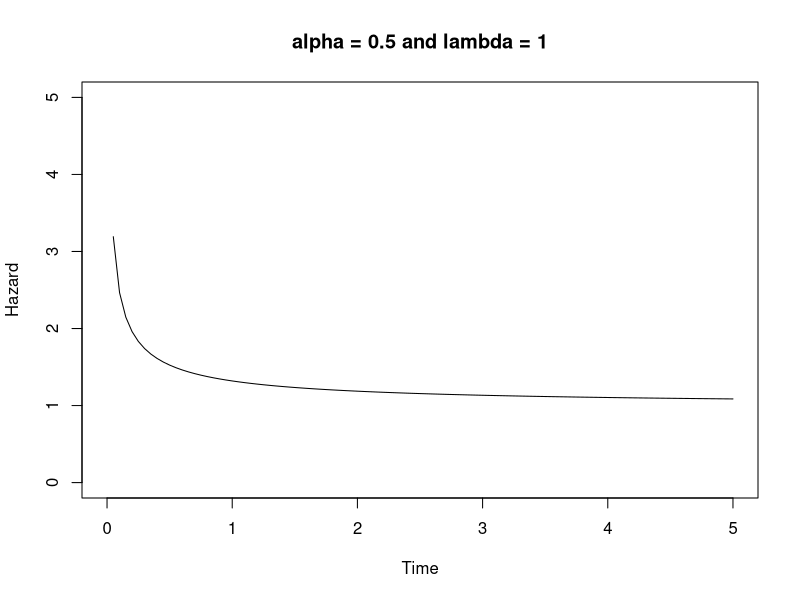
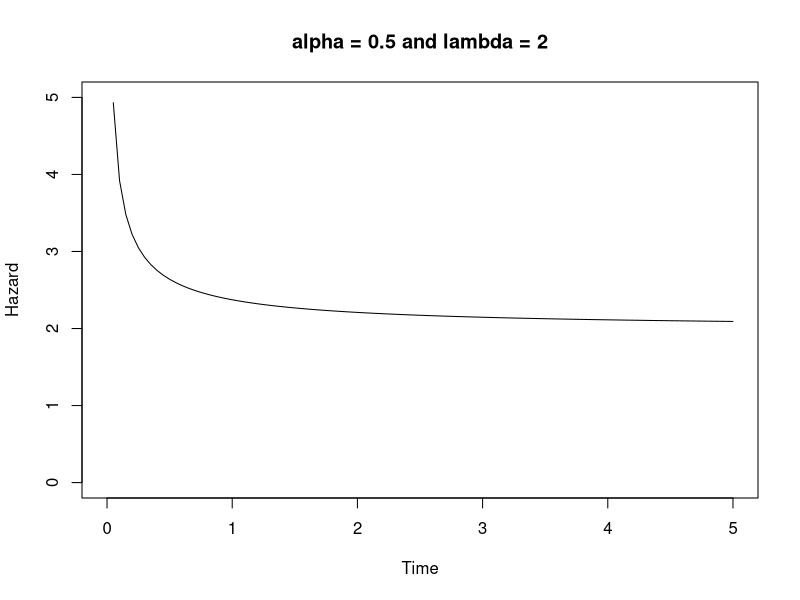
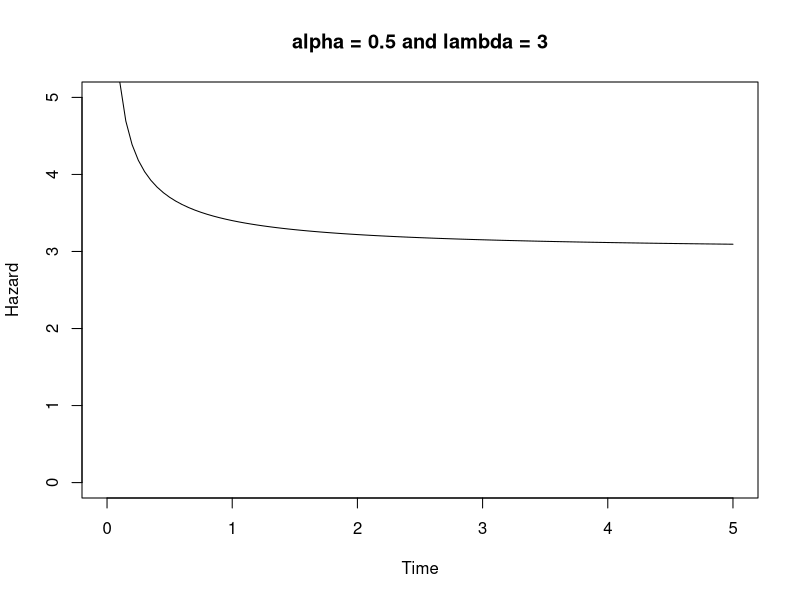
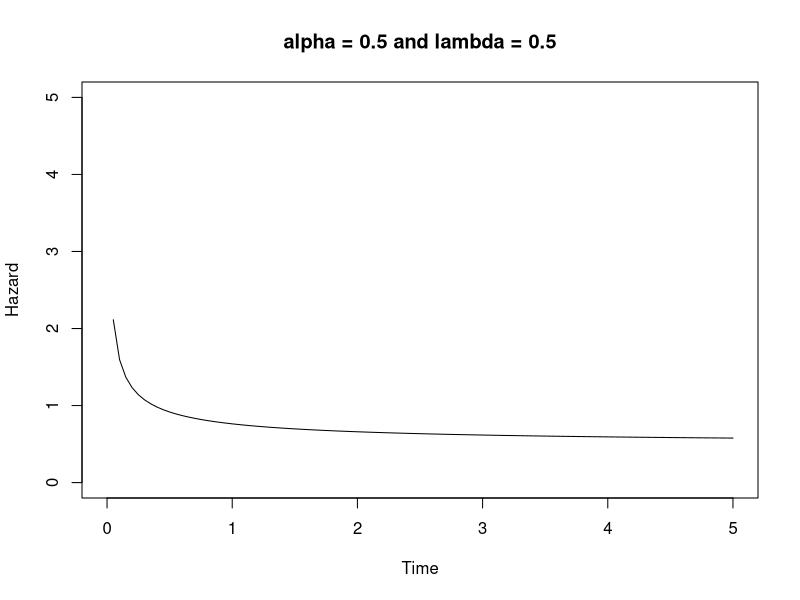
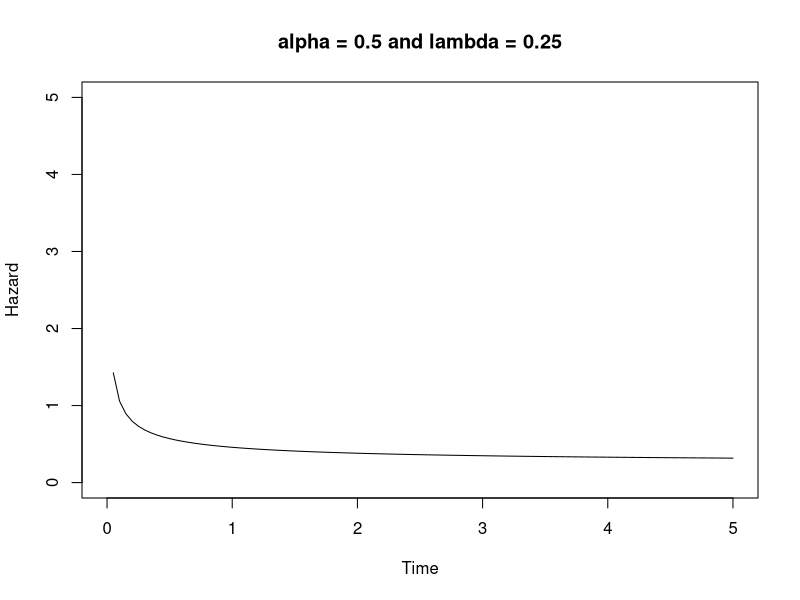
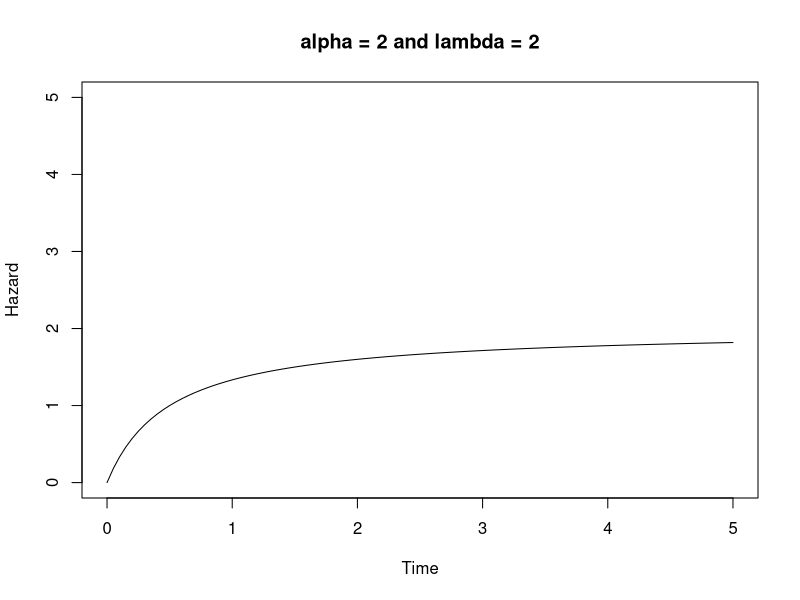
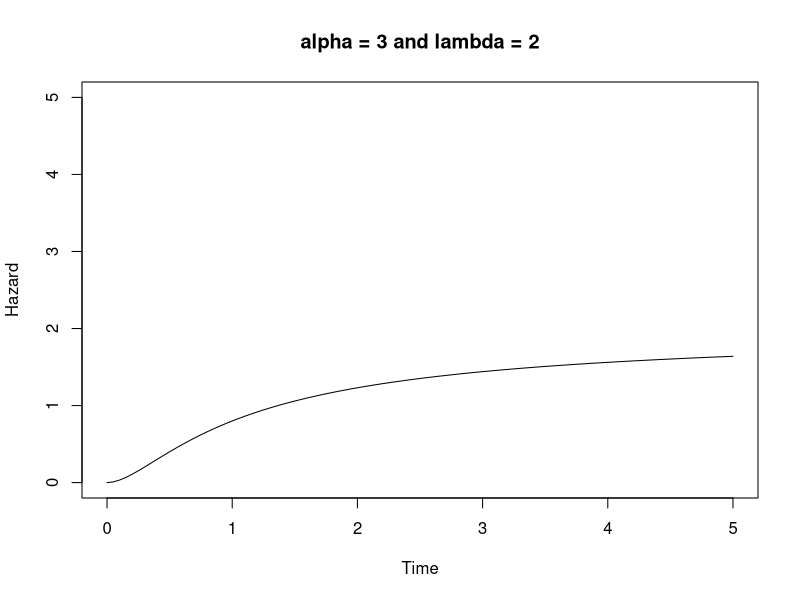
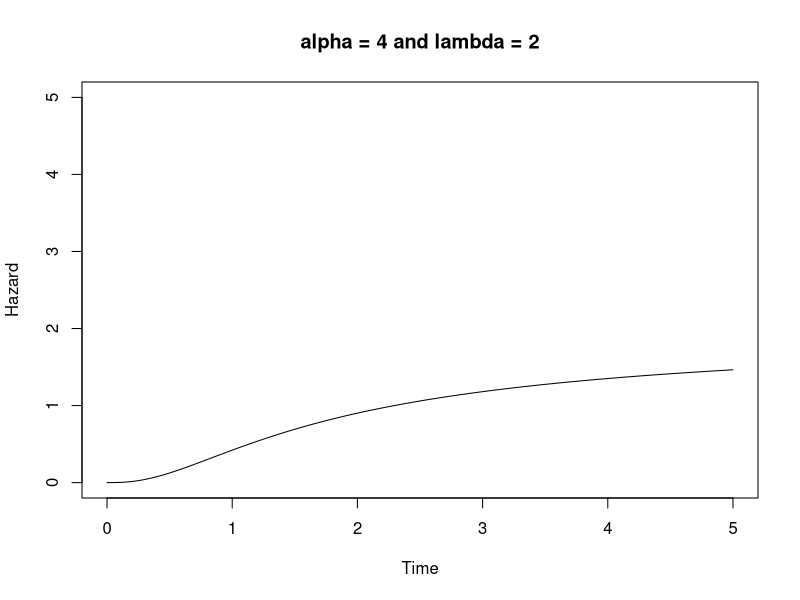

The R source for these figures, in order:
# Hazard function of Gamma(alpha,lambda) distribution: : h(t) = f(t)/S(t)

# You might think the following would work, but watch.
# Remember that a gamma distribution with alpha=1 is exponential.
# The hazard function of an exponential distribution is a constant lambda.

Time = 1:10

alpha=1; lambda=1
dgamma(Time,shape=alpha,rate=lambda) / (1-pgamma(Time,shape=alpha,rate=lambda))

alpha=1; lambda=2
dgamma(Time,shape=alpha,rate=lambda) / (1-pgamma(Time,shape=alpha,rate=lambda))

alpha=1; lambda=3
dgamma(Time,shape=alpha,rate=lambda) / (1-pgamma(Time,shape=alpha,rate=lambda))

alpha=1; lambda=4
dgamma(Time,shape=alpha,rate=lambda) / (1-pgamma(Time,shape=alpha,rate=lambda))

alpha=1; lambda=10
dgamma(Time,shape=alpha,rate=lambda) / (1-pgamma(Time,shape=alpha,rate=lambda))

# Use logs to get around division by a number close to zero
alpha=1; lambda=10
logh = dgamma(Time,shape=alpha,rate=lambda,log=TRUE) -
     pgamma(Time,shape=alpha,rate=lambda, lower.tail=FALSE,log.p=TRUE)
exp(logh)

# Now plot
alpha=1/2;lambda=1
Time = seq(from=0,to=5,length=101)
logh = dgamma(Time,shape=alpha,rate=lambda,log=TRUE) -
     pgamma(Time,shape=alpha,rate=lambda, lower.tail=FALSE,log.p=TRUE)
Hazard = exp(logh)
tstring = paste('alpha =',alpha,'and lambda =',lambda)
plot(Time,Hazard,type='l',main=tstring,ylim=c(0,5)) # That's a lower case ell
# Notice explicit limits on y to keep all plots on the same scale.


alpha=1/2;lambda=2
Time = seq(from=0,to=5,length=101)
logh = dgamma(Time,shape=alpha,rate=lambda,log=TRUE) -
     pgamma(Time,shape=alpha,rate=lambda, lower.tail=FALSE,log.p=TRUE)
Hazard = exp(logh)
tstring = paste('alpha =',alpha,'and lambda =',lambda)
plot(Time,Hazard,type='l',main=tstring,ylim=c(0,5)) # That's a lower case ell


alpha=1/2;lambda=3
Time = seq(from=0,to=5,length=101)
logh = dgamma(Time,shape=alpha,rate=lambda,log=TRUE) -
     pgamma(Time,shape=alpha,rate=lambda, lower.tail=FALSE,log.p=TRUE)
Hazard = exp(logh)
tstring = paste('alpha =',alpha,'and lambda =',lambda)
plot(Time,Hazard,type='l',main=tstring,ylim=c(0,5)) # That's a lower case ell


# Try lambda small
alpha=1/2;lambda=1/2
Time = seq(from=0,to=5,length=101)
logh = dgamma(Time,shape=alpha,rate=lambda,log=TRUE) -
     pgamma(Time,shape=alpha,rate=lambda, lower.tail=FALSE,log.p=TRUE)
Hazard = exp(logh)
tstring = paste('alpha =',alpha,'and lambda =',lambda)
plot(Time,Hazard,type='l',main=tstring,ylim=c(0,5)) # That's a lower case ell


alpha=1/2;lambda=1/4
Time = seq(from=0,to=5,length=101)
logh = dgamma(Time,shape=alpha,rate=lambda,log=TRUE) -
     pgamma(Time,shape=alpha,rate=lambda, lower.tail=FALSE,log.p=TRUE)
Hazard = exp(logh)
tstring = paste('alpha =',alpha,'and lambda =',lambda)
plot(Time,Hazard,type='l',main=tstring,ylim=c(0,5)) # That's a lower case ell


# Lambda appears to control the overall level of the function, with larger
# numbers higher. Investigate alpha, initially holding lambda fixed at 2.


# Investigate alpha, initially holding lambda fixed at 2

alpha=2;lambda=2
Time = seq(from=0,to=5,length=101)
logh = dgamma(Time,shape=alpha,rate=lambda,log=TRUE) -
     pgamma(Time,shape=alpha,rate=lambda, lower.tail=FALSE,log.p=TRUE)
Hazard = exp(logh)
tstring = paste('alpha =',alpha,'and lambda =',lambda)
plot(Time,Hazard,type='l',main=tstring,ylim=c(0,5)) # That's a lower case ell


alpha=3;lambda=2
Time = seq(from=0,to=5,length=101)
logh = dgamma(Time,shape=alpha,rate=lambda,log=TRUE) -
     pgamma(Time,shape=alpha,rate=lambda, lower.tail=FALSE,log.p=TRUE)
Hazard = exp(logh)
tstring = paste('alpha =',alpha,'and lambda =',lambda)
plot(Time,Hazard,type='l',main=tstring,ylim=c(0,5)) # That's a lower case ell


alpha=4;lambda=2
Time = seq(from=0,to=5,length=101)
logh = dgamma(Time,shape=alpha,rate=lambda,log=TRUE) -
     pgamma(Time,shape=alpha,rate=lambda, lower.tail=FALSE,log.p=TRUE)
Hazard = exp(logh)
tstring = paste('alpha =',alpha,'and lambda =',lambda)
plot(Time,Hazard,type='l',main=tstring,ylim=c(0,5)) # That's a lower case ell


# Increase lambda to 5

# Increase lambda to 5

alpha=4;lambda=5
Time = seq(from=0,to=5,length=101)
logh = dgamma(Time,shape=alpha,rate=lambda,log=TRUE) -
    pgamma(Time,shape=alpha,rate=lambda, lower.tail=FALSE,log.p=TRUE)
Hazard = exp(logh)
tstring = paste('alpha =',alpha,'and lambda =',lambda)
plot(Time,Hazard,type='l',main=tstring,ylim=c(0,5)) # That's a lower case ell


alpha=3;lambda=5
Time = seq(from=0,to=5,length=101)
logh = dgamma(Time,shape=alpha,rate=lambda,log=TRUE) -
     pgamma(Time,shape=alpha,rate=lambda, lower.tail=FALSE,log.p=TRUE)
Hazard = exp(logh)
tstring = paste('alpha =',alpha,'and lambda =',lambda)
plot(Time,Hazard,type='l',main=tstring,ylim=c(0,5)) # That's a lower case ell


alpha=2;lambda=5
Time = seq(from=0,to=5,length=101)
logh = dgamma(Time,shape=alpha,rate=lambda,log=TRUE) -
     pgamma(Time,shape=alpha,rate=lambda, lower.tail=FALSE,log.p=TRUE)
Hazard = exp(logh)
tstring = paste('alpha =',alpha,'and lambda =',lambda)
plot(Time,Hazard,type='l',main=tstring,ylim=c(0,5)) # That's a lower case ell

 
# So far, we know that
    # If alpha=1, h(t) is constant at lambda
    # If alpha > 1, h(t) is increasing and bounded above by lambda
    # If alpha < 1, h(t) is decreasing and bounded below by lambda
    # alpha values close to one may make the big change occur closer to zero.


# Now alpha < 1 again
alpha=1/2;lambda=2
Time = seq(from=0,to=5,length=101)
logh = dgamma(Time,shape=alpha,rate=lambda,log=TRUE) -
     pgamma(Time,shape=alpha,rate=lambda, lower.tail=FALSE,log.p=TRUE)
Hazard = exp(logh)
tstring = paste('alpha =',alpha,'and lambda =',lambda)
plot(Time,Hazard,type='l',main=tstring,ylim=c(0,5)) # That's a lower case ell


alpha=1/10;lambda=2
Time = seq(from=0,to=5,length=101)
logh = dgamma(Time,shape=alpha,rate=lambda,log=TRUE) -
    pgamma(Time,shape=alpha,rate=lambda, lower.tail=FALSE,log.p=TRUE)
Hazard = exp(logh)
tstring = paste('alpha =',alpha,'and lambda =',lambda)
plot(Time,Hazard,type='l',main=tstring,ylim=c(0,5)) # That's a lower case ell


# Is the hazard function asymptotic to lambda?

alpha=1/10;lambda=2
Time = seq(from=0,to=50,length=101)
logh = dgamma(Time,shape=alpha,rate=lambda,log=TRUE) -
     pgamma(Time,shape=alpha,rate=lambda, lower.tail=FALSE,log.p=TRUE)
Hazard = exp(logh)
tstring = paste('alpha =',alpha,'and lambda =',lambda)
plot(Time,Hazard,type='l',main=tstring,ylim=c(0,5)) # That's a lower case ell

# Add the line y = lambda = 2
xx = c(0,50); yy =c(2,2); lines(xx,yy,lty=2)


